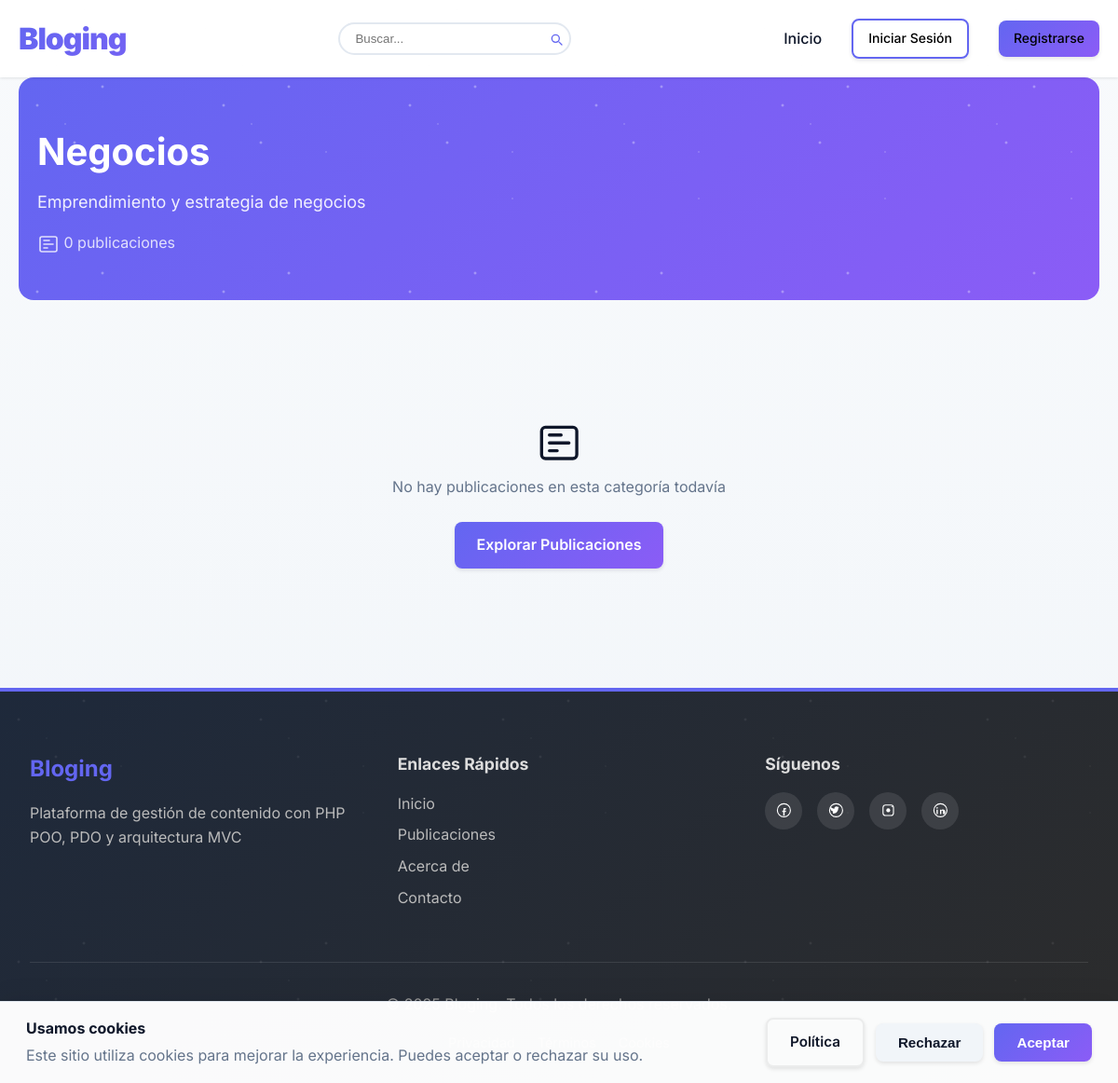
The page /category/negocios on the database its author committed.
### tables this page shows
CREATE TABLE categories (
    id INT AUTO_INCREMENT PRIMARY KEY,
    name VARCHAR(100) NOT NULL UNIQUE,
    slug VARCHAR(100) NOT NULL UNIQUE,
    description TEXT,
    icon VARCHAR(50) DEFAULT NULL,
    color VARCHAR(7) DEFAULT '#6366f1',
    created_at TIMESTAMP DEFAULT CURRENT_TIMESTAMP
);

### app/controllers/BaseController.php (called while the page is built, shortened)
<?php
class BaseController {
    protected function view($view, $data = []) {
        extract($data);
        require __DIR__ . '/../../views/' . $view . '.php';
    }
}

### app/controllers/CategoryController.php (called while the page is built, shortened)
<?php
class CategoryController extends BaseController {
    private $categoryModel;
    public function __construct() {
        $this->categoryModel = new Category();
    }
    public function show($slug) {
        $category = $this->categoryModel->findBySlug($slug);
        $posts = $this->categoryModel->getPostsByCategory($category['id']);
        $this->view('categories/show', [
            'category' => $category,
            'posts' => $posts
        ]);
    }
}

### public/index.php (called while the page is built, shortened)
<?php
spl_autoload_register(function ($class) {
    $paths = [
        __DIR__ . '/../app/Controllers/',
        __DIR__ . '/../app/Models/',
        __DIR__ . '/../app/Helpers/',
        __DIR__ . '/../app/Middleware/',
    ];
    foreach ($paths as $path) {
        $file = $path . $class . '.php';
        if (file_exists($file)) {
            return;
        }
    }
});
require_once __DIR__ . '/../routes/web.php';
$url = $_SERVER['REQUEST_URI'];
$url = parse_url($url, PHP_URL_PATH);
$url = rtrim($url, '/');
$url = $url ?: '/';
Router::dispatch($url);

### config/database.php (called while the page is built)
<?php
return [
    'host' => 'localhost',
    'dbname' => 'blog_cms',
    'username' => 'root',
    'password' => '',
    'charset' => 'utf8mb4',
    'options' => [
        PDO::ATTR_ERRMODE => PDO::ERRMODE_EXCEPTION,
        PDO::ATTR_DEFAULT_FETCH_MODE => PDO::FETCH_ASSOC,
        PDO::ATTR_EMULATE_PREPARES => false,
    ]
];

### app/Models/Database.php (called while the page is built)
<?php
class Database {
    private static $instance = null;
    private $connection;
    private function __construct() {
        $config = require __DIR__ . '/../../config/database.php';
        try {
            $dsn = "mysql:host={$config['host']};dbname={$config['dbname']};charset={$config['charset']}";
            $this->connection = new PDO($dsn, $config['username'], $config['password'], $config['options']);
        } catch (PDOException $e) {
            die("Error de conexión: " . $e->getMessage());
        }
    }
    public static function getInstance() {
        if (self::$instance === null) {
            self::$instance = new self();
        }
        return self::$instance;
    }
    public function getConnection() {
        return $this->connection;
    }
}

### app/Models/Category.php (called while the page is built, shortened)
<?php
class Category {
    private $db;
    public function __construct() {
        $this->db = Database::getInstance()->getConnection();
    }
    public function findBySlug($slug) {
        $sql = "SELECT * FROM categories WHERE slug = ?";
        $stmt = $this->db->prepare($sql);
        $stmt->execute([$slug]);
        return $stmt->fetch();
    }
    public function getPostsByCategory($categoryId) {
        $sql = "SELECT p.*, u.username, u.avatar,
                (SELECT COUNT(*) FROM likes WHERE post_id = p.id) as likes_count,
                (SELECT COUNT(*) FROM comments WHERE post_id = p.id) as comments_count
                FROM posts p
                JOIN users u ON p.user_id = u.id
                JOIN post_categories pc ON p.id = pc.post_id
                WHERE pc.category_id = ? AND p.status = 'published'
                ORDER BY p.created_at DESC";
        $stmt = $this->db->prepare($sql);
        $stmt->execute([$categoryId]);
        return $stmt->fetchAll();
    }
}

### views/categories/show.php (the view, shortened to what this page needs)
<?php include __DIR__ . '/../layouts/header.php'; ?>
<div style="background: var(--gradient); color: white; padding: 3rem 0; border-radius: 16px; margin-bottom: 3rem; position: relative; overflow: hidden;">
    <div style="position: absolute; top: 0; left: 0; right: 0; bottom: 0; background-image:
        radial-gradient(2px 2px at 20px 30px, white, rgba(255,255,255,0)),
        radial-gradient(2px 2px at 60px 70px, white, rgba(255,255,255,0)),
        radial-gradient(1px 1px at 50px 50px, white, rgba(255,255,255,0)),
        radial-gradient(1px 1px at 130px 80px, white, rgba(255,255,255,0)),
        radial-gradient(2px 2px at 90px 10px, white, rgba(255,255,255,0)),
        radial-gradient(1px 1px at 130px 130px, white, rgba(255,255,255,0)); background-size: 200px 200px; animation: stars 20s linear infinite; opacity: 0.5; pointer-events: none;" ></div>
    <div class="container" style="position: relative; z-index: 2;">
        <h1 style="font-size: 2.5rem; margin-bottom: 0.5rem;">
            <?php echo htmlspecialchars($category['name']); ?>
        </h1>
        <?php if ($category['description']): ?>
            <p style="opacity: 0.9; font-size: 1.125rem;">
                <?php echo htmlspecialchars($category['description']); ?>
            </p>
        <?php endif; ?>
        <p style="margin-top: 1rem; opacity: 0.8;">
            <svg class="icon icon-header" aria-hidden="true"><use href="/assets/icons.svg#newspaper"></use></svg> <?php echo count($posts); ?> publicaciones
        </p>
    </div>
</div>
<div class="container">
    <?php if (empty($posts)): ?>
        <div class="empty-state" style="text-align: center; padding: 4rem 2rem;">
            <p style="font-size: 3rem;"><svg class="icon" aria-hidden="true"><use href="/assets/icons.svg#newspaper"></use></svg></p>
            <p style="color: var(--text-light);">No hay publicaciones en esta categoría todavía</p>
            <a href="/" class="btn btn-primary" style="margin-top: 1.5rem;">Explorar Publicaciones</a>
        </div>
    <?php endif; ?>
</div>
<?php include __DIR__ . '/../layouts/footer.php'; ?>

### routes/web.php (shortened to what this page needs)
<?php
class Router {
    private static $routes = [];
    public static function get($uri, $controller, $method, $middleware = null) {
        self::$routes['GET'][$uri] = [
            'controller' => $controller,
            'method' => $method,
            'middleware' => $middleware
        ];
    }
    public static function post($uri, $controller, $method, $middleware = null) {
        self::$routes['POST'][$uri] = [
            'controller' => $controller,
            'method' => $method,
            'middleware' => $middleware
        ];
    }
    public static function dispatch($uri) {
        $method = $_SERVER['REQUEST_METHOD'];
        foreach (self::$routes[$method] ?? [] as $route => $action) {
            $pattern = preg_replace('/\{[a-zA-Z]+\}/', '([a-zA-Z0-9\-]+)', $route);
            $pattern = '#^' . $pattern . '$#';
            if (preg_match($pattern, $uri, $matches)) {
                array_shift($matches);
                $controller = new $action['controller']();
                return call_user_func_array([$controller, $action['method']], $matches);
            }
        }
    }
}

### public/assets/css/style.css (style rules this page uses)
:root { --primary: #6366f1; --icon-size-text: 16px; --icon-size-button: 20px; --icon-size-header: 24px; --primary-dark: #4f46e5; --primary-light: #818cf8; --secondary: #8b5cf6; --accent: #ec4899; --success: #10b981; --danger: #ef4444; --warning: #f59e0b; --dark: #1e293b; --dark-alt: #334155; --light: #f1f5f9; --text: #0f172a; --text-light: #64748b; --border: #e2e8f0; --shadow: rgba(0, 0, 0, 0.1); --shadow-lg: rgba(0, 0, 0, 0.15); --gradient: linear-gradient(135deg, var(--primary) 0%, var(--secondary) 100%); }
body { font-family: 'Inter', 'Segoe UI', system-ui, -apple-system, sans-serif; line-height: 1.6; color: var(--text); background: linear-gradient(to bottom, #f8fafc 0%, #f1f5f9 100%); min-height: 100vh; }
.container { max-width: 1200px; margin: 0 auto; padding: 0 20px; }
.btn { display: inline-flex; align-items: center; gap: 0.5rem; padding: 0.75rem 1.5rem; background: var(--primary); color: white; text-decoration: none; border-radius: 8px; border: none; cursor: pointer; font-size: 1rem; font-weight: 600; transition: all 0.3s; box-shadow: 0 2px 4px var(--shadow); }
.btn-primary { background: var(--gradient); color: white; }
.icon { display: inline-block; width: 1em; height: 1em; line-height: 1; vertical-align: -0.125em; }
.icon { width: var(--icon-size, 1.05em); height: var(--icon-size, 1.05em); display: inline-block; vertical-align: middle; fill: currentColor; color: currentColor; transition: transform 160ms ease, color 180ms ease, opacity 160ms ease; }
.icon-header { --icon-size: 24px; }

### rows shown on the page
categories: name "Negocios", description "Emprendimiento y estrategia de negocios"

### other values the page prints
count($posts) "0"
